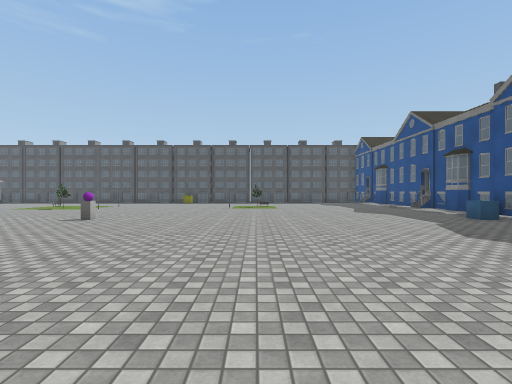
view 1 (above)

22 first-person views from a walk through a 3-D level made in the Unity game engine. The camera is 1.4 m above the floor, looks level and sees 85° across. The floor is counted in squares, 1.89 m on a side. Each view is taken from the middle of a square. On the plan, view 1 faces up. The plan holds only what a view shows up to about 10 squares ahead; the rest is blank. The player is left out. Some surface patterns are stand-ins.

view 2
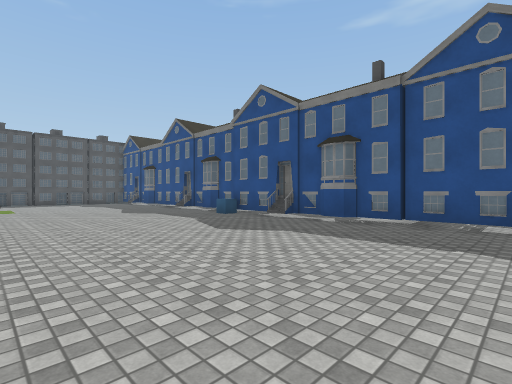

view 3
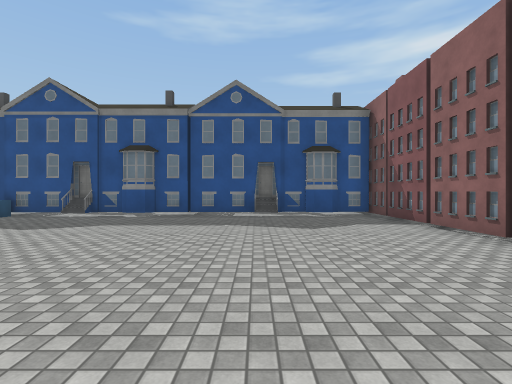

view 4
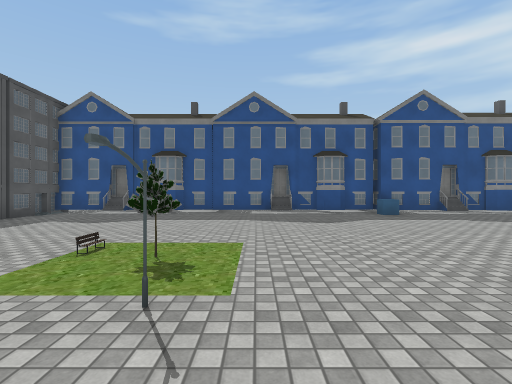

view 5
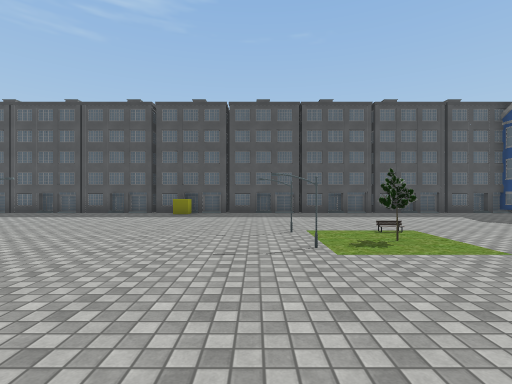

view 6
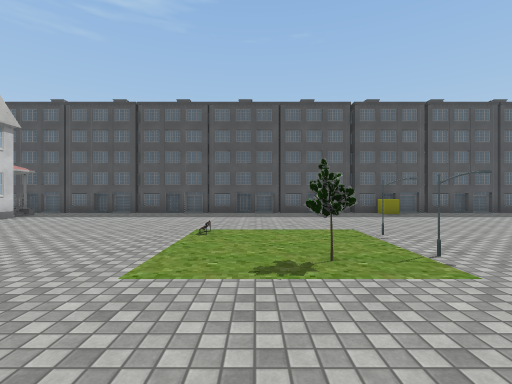

view 7
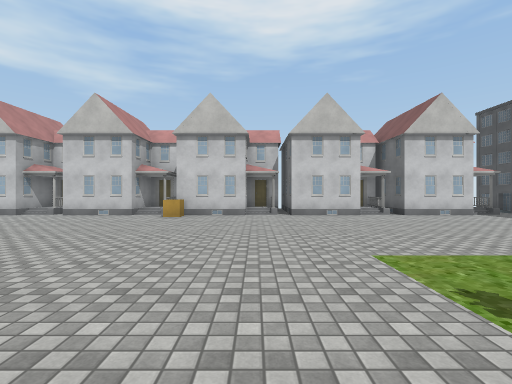

view 8
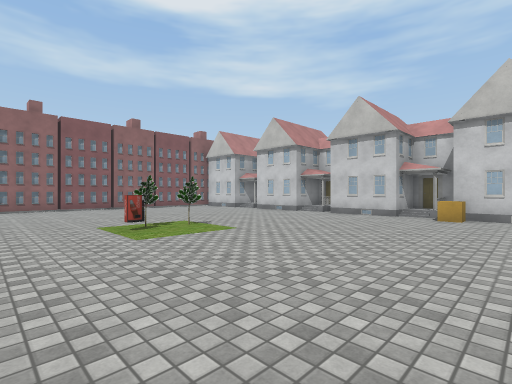

view 9
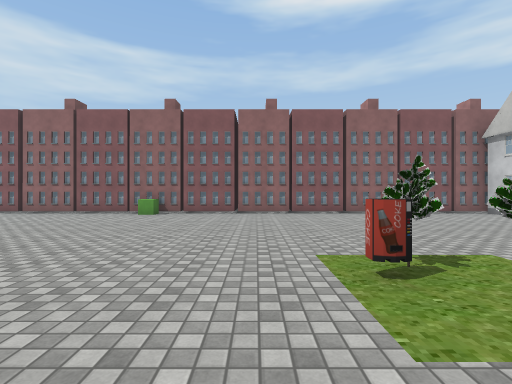

view 10
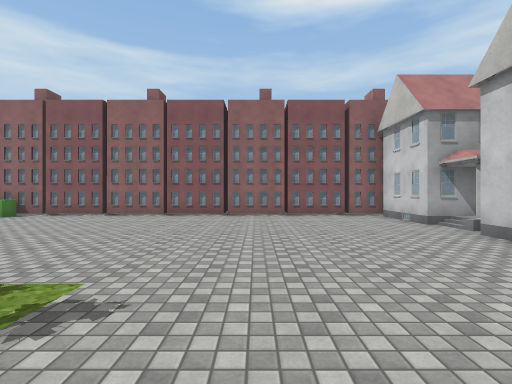

view 11
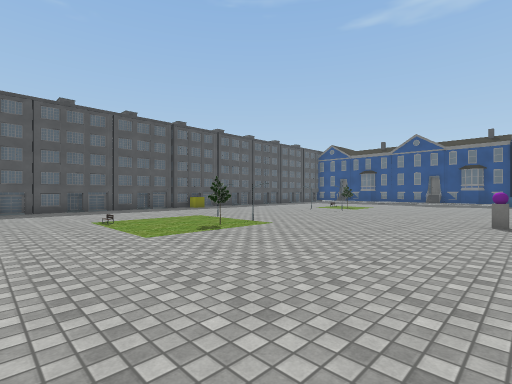

view 12
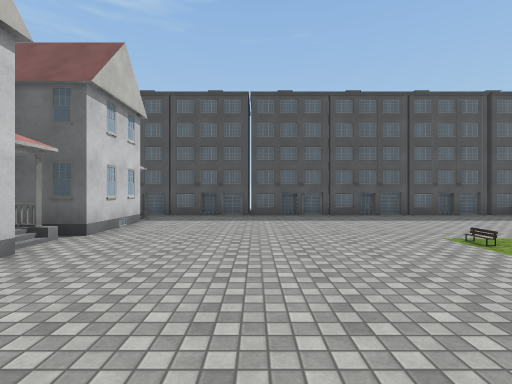

view 13
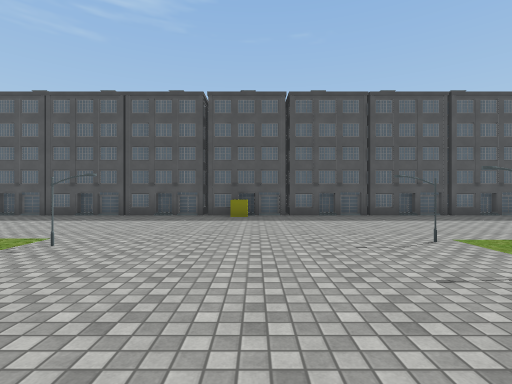

view 14
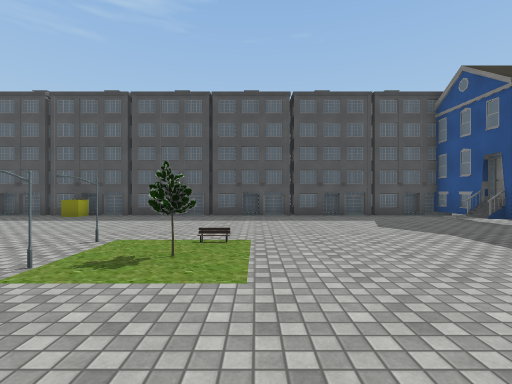

view 15
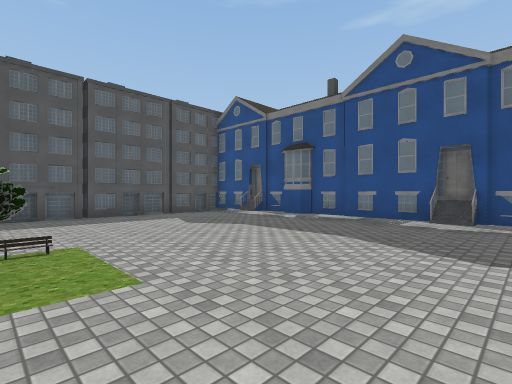

view 16
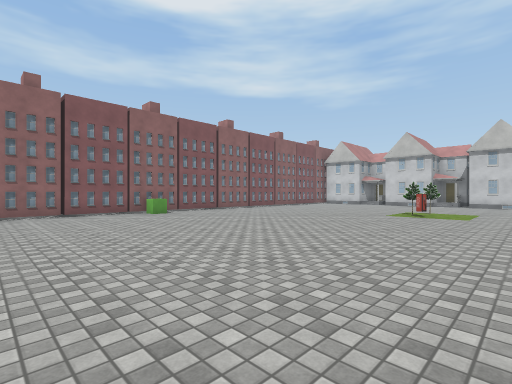

view 17
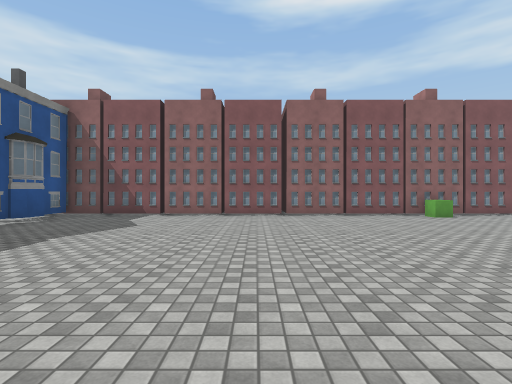

view 18
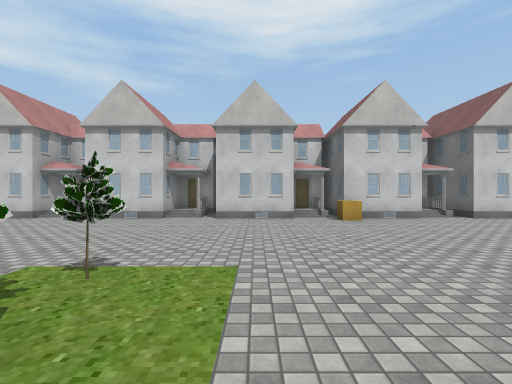

view 19
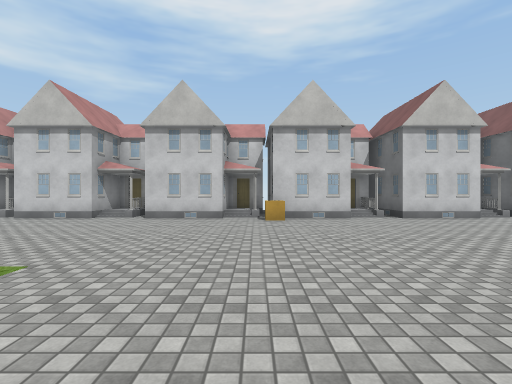

view 20
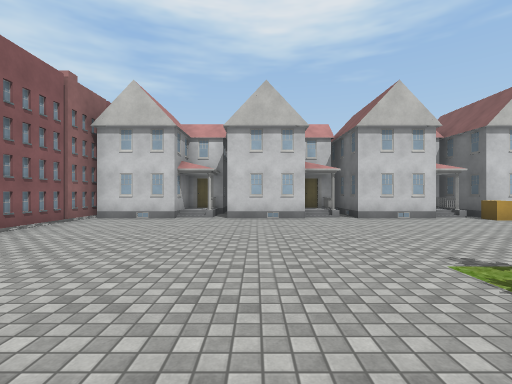

view 21
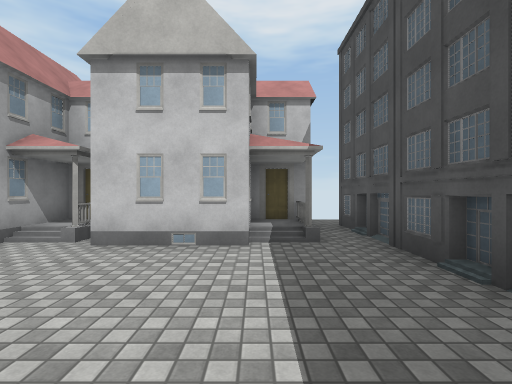

view 22
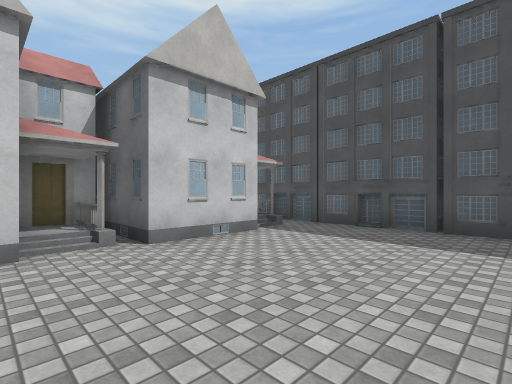

### Floor plan
Key: @ floor where view 1 was taken; # wall or solid block; . floor; / step, stairs or slope; B building; C blue cube; S streetlight; T tree; Y yellow cube; U cube; M machine; G green cube; O other object.
Columns run from 18 left of view 1 to 7 right of it. Each row starts with its distance up from view 1.
 20      ####  ### #### #
 19 #B##B##B#B##B#B##B#B##B#B#
 18 #B............Y..........#
 17 ###......................#
 16 ###......................B
 15 ###......................#
 14 #B.........S.....S.......#
 13 ###......  ......ST......#
 12 # #...... TS.............#
 11 #B.......................B
 10 # /......................#
  9 # #......................#
  8 ###.....................C#
  7 #B.U..........O..........#
  6 ###......................#
  5 ###......................#
  4 ###.....TM...............#
  3 #B.......T...............#
  2 ###......................#
  1 # #......................#
  0 #B................@......B
 -1 # /......................#
 -2   #......................#
 -3   #...........G..........#
 -4   ###B###B###B##B###B###B#
 -5     ####          ####

Positions as (right, up) in squares from view 1, and headings:
1: (0, 0), facing up
2: (0, 0), facing up-right
3: (-2, 0), facing right
4: (-3, 12), facing right
5: (-2, 9), facing up
6: (-9, 9), facing up
7: (-7, 10), facing left
8: (-7, 9), facing down-left
9: (-8, 6), facing down
10: (-12, 5), facing down
11: (-12, 7), facing up-right
12: (-13, 10), facing up
13: (-4, 10), facing up
14: (1, 10), facing up
15: (0, 10), facing up-right
16: (0, 6), facing down-left
17: (1, 5), facing down
18: (-8, 5), facing left
19: (-8, 7), facing left
20: (-8, 1), facing left
21: (-12, 17), facing left
22: (-12, 13), facing up-left
